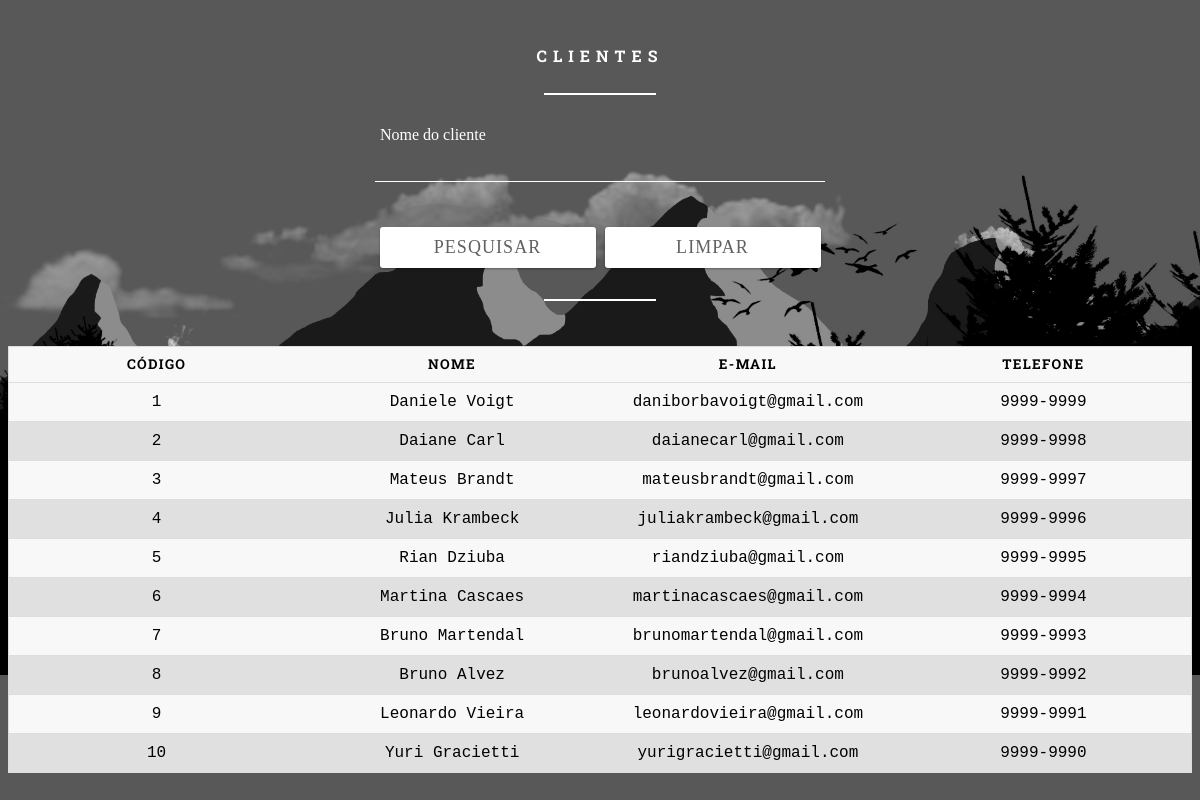
The app's page /ExerciciosCRUD1/Exercicio2.php with its own data.
### tables this page shows
create table cliente(
    codigo int primary key auto_increment,
    nome varchar(150),
    email varchar(150),
    telefone varchar(15)
);

### ExerciciosCRUD1/conf/conf.inc.php (called while the page is built, shortened)
<?php
	$tb_cliente = 'cliente';
?>

### ExerciciosCRUD1/Exercicio2.php (the view, shortened to what this page needs)
<!DOCTYPE html>
<html lang="pt-BR">
<?php
  require 'connect/connect.php';
  $pesquisa = isset($_POST['pesquisa'])?$_POST['pesquisa']:'';
?>
<head>
  <link rel="stylesheet" href="assets/css/basico.css" />
</head>
<body>
  <form method="post">
    <h5>Clientes</h5>
    <hr class="dividir" />
    <div class="input">
      <input type="text" name="pesquisa" value="<?php echo $pesquisa; ?>" />
      <label>Nome do cliente</label>
    </div>
    <div class="input">
      <input type="submit" value="Pesquisar" />
      <input type="reset" value="Limpar" />
    </div>
    </form>
    <form>
    <br /><br /><br /><br />
    <hr class="dividir" />
  </form>
    <table>
      <thead>
        <th scope="col">Código</th>
        <th scope="col">Nome</th>
        <th scope="col">E-Mail</th>
        <th scope="col">Telefone</th>
      </thead>
      <?php
        $sql = 'select * from '. $tb_cliente. ' where nome like "'. $pesquisa. '%" order by codigo';
        $resultado = mysqli_query($conexao, $sql);
        while ($row = mysqli_fetch_array($resultado)) {
          echo '<tr>';
          echo '<td>'. $row['codigo']. '</td>';
          echo '<td>'. $row['nome']. '</td>';
          echo '<td>'. $row['email']. '</td>';
          echo '<td>'. $row['telefone']. '</td>';
          echo '</tr>';
        }
      ?>
    </table>
</body>
</html>

### ExerciciosCRUD1/assets/css/basico.css (style rules this page uses)
body { background: url("../images/wallpaper.png"); background-position: top; background-repeat: repeat; background-clip: border-box; background-size: 100%; background-origin: border-box; background-attachment: fixed; font-family: 'Roboto Slab', monospace; color: white; font-size: 16px; font-weight: normal; }
form { width: 450px; margin: 45px auto; }
h5 { text-align: center; text-transform: uppercase; color: #fff; letter-spacing: 6px; font-size: 16px; }
hr.dividir { background: #fff; -webkit-box-shadow: none; box-shadow: none; border: none; height: 2px; width: 25%; margin: 0px auto 0px auto; }
.input { position: relative; margin: 45px 0; width: 450px; font-family: 'Roboto Slab'; }
label { font-family: 'Roboto Slab'; }
input, textarea { background: none; color: #fff; font-size: 18px; padding: 10px 10px 10px 5px; font-family: 'Roboto Slab'; display: block; width: 450px; border: none; border-radius: 0; border-bottom: 1px solid #fff; }
input:focus~label, input:valid~label, textarea:focus~label, textarea:valid~label { top: -14px; font-size: 16px; color: #fff; }
.input label { color: #fff; font-size: 16px; font-weight: normal; position: absolute; pointer-events: none; left: 5px; top: 10px; font-family: 'Roboto Slab'; -webkit-transition: 300ms ease all; transition: 300ms ease all; }
input[type="submit"], input[type="reset"] { background: white; color: #616161; border: none; padding: 10px 20px; border-radius: 3px; letter-spacing: 0.06em; text-transform: uppercase; text-decoration: none; outline: none; width: 48%; float: left; margin: auto 1% 1% 1%; -webkit-box-shadow: 0 1px 3px rgba(0, 0, 0, 0.12), 0 1px 2px rgba(0, 0, 0, 0.24); box-shadow: 0 1px 3pxrgba(0, 0, 0, 0.12), 0 1px 2px rgba(0, 0, 0, 0.24); -webkit-transition: all 0.3s cubic-bezier(0.25, 0.8, 0.25, 1); transition: all 0.3s cubic-bezier(0.25, 0.8, 0.25, 1); }
table { border: 1px solid #ccc; border-collapse: collapse; margin: 0; color: #000000; padding: 0; width: 100%; table-layout: fixed; border-radius: 15px; }
table tr { background: #f8f8f8; border: 1px solid #ddd; padding: .35em; }
table tr:nth-child(even) { background: #E0E0E0; border: 1px solid #ddd; padding: .35em; }
table th, table td { padding: .625em; text-align: center; }
table th { font-size: .85em; letter-spacing: .1em; text-transform: uppercase; }
*, *:before, *:after { box-sizing: border-box; }

### records on screen
cliente: codigo "1", nome "Daniele Voigt", email "daniborbavoigt@gmail.com", telefone "9999-9999"
cliente: codigo "2", nome "Daiane Carl", email "daianecarl@gmail.com", telefone "9999-9998"
cliente: codigo "3", nome "Mateus Brandt", email "mateusbrandt@gmail.com", telefone "9999-9997"
cliente: codigo "4", nome "Julia Krambeck", email "juliakrambeck@gmail.com", telefone "9999-9996"
cliente: codigo "5", nome "Rian Dziuba", email "riandziuba@gmail.com", telefone "9999-9995"
cliente: codigo "6", nome "Martina Cascaes", email "martinacascaes@gmail.com", telefone "9999-9994"
cliente: codigo "7", nome "Bruno Martendal", email "brunomartendal@gmail.com", telefone "9999-9993"
cliente: codigo "8", nome "Bruno Alvez", email "brunoalvez@gmail.com", telefone "9999-9992"
cliente: codigo "9", nome "Leonardo Vieira", email "leonardovieira@gmail.com", telefone "9999-9991"
cliente: codigo "10", nome "Yuri Gracietti", email "yurigracietti@gmail.com", telefone "9999-9990"
